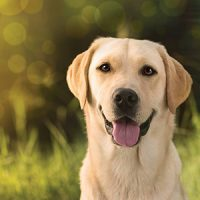
#> input picture images/original.jpg, 200 x 200 px
$ python script.py
#> lines starting #> are read from the running program, lines starting #| are printed output that depends on the picture
import pandas as pd
import numpy as np

import matplotlib.pyplot as plt
import cv2
#from glob import glob  # for reading in files

#region Section 1: Reading in images
#region Section 1.1: Reading in images using CV2
image = cv2.imread('images/original.jpg')
#> image is the input picture: shape (200, 200, 3); mean B, G, R 73.7, 118, 135.8
image_rgb = cv2.cvtColor(image, cv2.COLOR_BGR2RGB)  # convert to RGB color space
#endregion

#region Section 1.2: Reading in images using Matplotlib
# image_rgb = plt.imread('images/test.jpg')
#endregion

#print(image.shape)
# output : (height, width, channels) = (h=903, w=902, 3)
#endregion


''' Displaying the image:
#region Section X: Plotting the image

fig, ax = plt.subplots( figsize=(10,10) )
ax.imshow(image_rgb)
#ax.axis('off') # visibility of x- and y-axes
ax.grid(True)   # show gridlines

plt.show()

#endregion
'''


''' Splitting the image into RGB channels:
#region Section 2: Plotting the image

fig, axs = plt.subplots(2, 4, figsize=(15,15) )
axs[0][0].imshow(image_rgb)
axs[0][1].imshow(image_rgb[:,:,0], cmap='Reds')
axs[0][2].imshow(image_rgb[:,:,1], cmap='Greens')
axs[0][3].imshow(image_rgb[:,:,2], cmap='Blues')
axs[1][0].imshow(image)
axs[1][1].imshow(image[:,:,0], cmap='Blues')
axs[1][2].imshow(image[:,:,1], cmap='Greens')
axs[1][3].imshow(image[:,:,2], cmap='Reds')
#axs.axis('off') # visibility of x- and y-axes
#axs.grid(True)   # show gridlines
for i in range(2):
    for j in range(4):
        axs[i][j].axis('on')
        axs[i][j].grid(True)

plt.show()

#endregion
'''


''' Grayscale images:'''
#region Section 3: Converting to grayscale
image_gray = cv2.cvtColor(image_rgb, cv2.COLOR_BGR2GRAY)
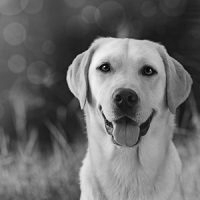
#> image_gray: shape (200, 200); min 1, max 248, mean 106.8
print(image_gray.shape)         # output : (height, width) = (h=903, w=902)
#| (200, 200)

fig, ax = plt.subplots( figsize=(10,10) )
ax.imshow(image_gray, cmap='gray')
#ax.axis('off') # visibility of x- and y-axes
ax.grid(True)   # show gridlines
plt.show()

#endregion


''' Resizing images:'''
#region Section 4: Resizing images
#region Section 4.1: Resizing method 01
image_resized = cv2.resize(image_rgb, None, fx=0.7, fy=0.7)
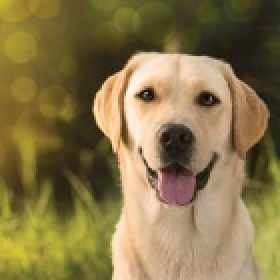
#> image_resized: shape (140, 140, 3) (shown 2 times larger); mean R, G, B 135.7, 117.9, 73.6
print(image_resized.shape)      # output : (height, width, channels) = (h=100, w=100, 3)
#| (140, 140, 3)
#endregion

#region Section 4.2: Resizing method 02
image_100x200 = cv2.resize(image_rgb, (100, 200))
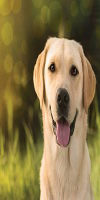
#> image_100x200: shape (200, 100, 3); mean R, G, B 136, 118.3, 74
#endregion

#region Section 4.3: Resizing method 03
image_upscaled = cv2.resize(image_resized, (200, 200), interpolation=cv2.INTER_CUBIC)
#endregion

# Plotting the image
fig, ax = plt.subplots( figsize=(5,5) )
#ax.imshow(image_resized)
#ax.imshow(image_100x200)
ax.imshow(image_upscaled)
ax.grid(True)   # show gridlines
plt.show()
#endregion


''' Applying Filters:'''
#region Section 5: Applying Filters

#region Section 5.1: Sharpening filter
kernal_sharpening = np.array([[-1,-1,-1],
                              [-1,9,-1],
                              [-1,-1,-1]])
image_sharpened = cv2.filter2D(image_rgb, -1, kernal_sharpening)
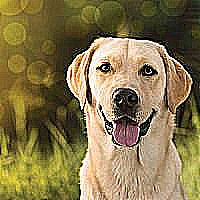
#> image_sharpened: shape (200, 200, 3); mean R, G, B 134.1, 118.4, 76.2
# Parameters of filter2D: src = image_rgb, ddepth = -1, kernal = kernal_sharpening
#endregion

#region Section 5.2: Blurring filter
kernal_3x3 = np.ones((3,3), np.float32) / 9
# kernal_3x3 =    [[0.11111111 0.11111111 0.11111111]
#                  [0.11111111 0.11111111 0.11111111]
#                  [0.11111111 0.11111111 0.11111111]]

image_blurred = cv2.filter2D(image_rgb, -1, kernal_3x3)
#endregion

# Plotting the image
fig, axs = plt.subplots( 1, 3, figsize=(10,5) )
axs[0].imshow(image_rgb)
axs[1].imshow(image_sharpened)
axs[2].imshow(image_blurred)

# show gridlines
# axs[0].grid(True)
# axs[1].grid(True)
# axs[0].grid(axs[1].grid(axs[2].grid(True)))
[ax.grid(True) for ax in axs]

plt.show()
#endregion


#region Section 6: Saving images

#region Section 6.1: Saving images in BGR color space
## CV2 uses BGR color space by default, so outputs will look inverted with abnormal colors
# cv2.imwrite('images/output/output_gray.jpg', image_gray)
# cv2.imwrite('images/output/output_resized.jpg', image_resized)
# cv2.imwrite('images/output/output_100x200.jpg', image_100x200)
# cv2.imwrite('images/output/output_upscaled.jpg', image_upscaled)
# cv2.imwrite('images/output/output_sharpened.jpg', image_sharpened)
# cv2.imwrite('images/output/output_blurred.jpg', image_blurred)
#endregion

images = [image_gray, image_resized, image_100x200, image_upscaled, image_sharpened, image_blurred]

# Define the output directory
output_directory = 'images/output/output_'
output_filenames = ['gray', 'resized', "100x200", "upscaled", "sharpened", "blurred"]


#region Section 6.2: Saving images in RGB color space using CV2
# Loop through the images and save them with color space conversion
for i in range (6):
    # Construct the output file name by appending it to the output directory
    output_filename = f"{output_directory}{output_filenames[i]}{'.jpg'}"
    #     The error message you're encountering, "could not find a writer for the specified extension," typically occurs
    #     when OpenCV can't determine the correct image format based on the file extension you provided in the output_filename.
    #     To resolve this issue, make sure you provide a file extension that is recognized by OpenCV's imwrite function.
    #     Common image formats that are supported include .jpg, .png, .bmp, and others.

    # Convert the image to RGB color space and save it
    temp = cv2.cvtColor(images[i], cv2.COLOR_BGR2RGB)
    cv2.imwrite(output_filename, temp)
    print(f"Image saved at {output_filename}")
#endregion


# #region Section 6.3: Saving images in RGB color space using Matplotlib
# # Loop through the images and save them with color space conversion
# for i in range (6):
#     # Construct the output file name by appending it to the output directory
#     output_filename = f"{output_directory}{output_filenames[i]}{'_mthplt.jpg'}"

#     ''' !!! if the image was imported in CV2 it should be convert the image to RGB color space and save it. '''

#     # Just save the image directly, no need to convert back to RGB from BGR color space as we did with CV2
#     cv2.imwrite(output_filename, images[i])
#     print(f"Image saved at {output_filename}")
# #endregion

#endregion
